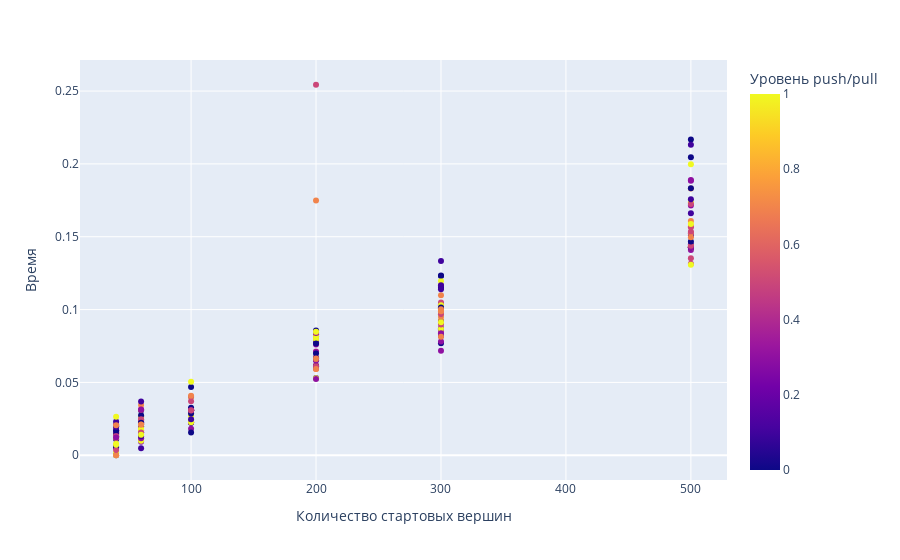

The notebook cell this image was saved under:
### Code cell
px.scatter(resume, x = 'Количество стартовых вершин', y = 'Время', color = 'Уровень push/pull')

### Figure 1 — Plotly figure (JSON) as saved in the notebook; plotly's stock layout.template omitted (floating-point values rounded to 4 significant figures; data arrays with more than 128 entries replaced by an {"elided": "..."} marker saying what was removed)
{"data": [{"hovertemplate": "Количество стартовых вершин=%{x}<br>Время=%{y}<br>Уровень push/pull=%{marker.color}<extra></extra>", "legendgroup": "", "marker": {"color": {"elided": "252 float values"}, "coloraxis": "coloraxis", "symbol": "circle"}, "mode": "markers", "name": "", "orientation": "v", "showlegend": false, "type": "scatter", "x": {"elided": "252 int values"}, "xaxis": "x", "y": {"elided": "252 float values"}, "yaxis": "y"}], "layout": {"coloraxis": {"colorbar": {"title": {"text": "Уровень push/pull"}}, "colorscale": [[0, "#0d0887"], [0.1111, "#46039f"], [0.2222, "#7201a8"], [0.3333, "#9c179e"], [0.4444, "#bd3786"], [0.5556, "#d8576b"], [0.6667, "#ed7953"], [0.7778, "#fb9f3a"], [0.8889, "#fdca26"], [1, "#f0f921"]]}, "legend": {"tracegroupgap": 0}, "margin": {"t": 60}, "xaxis": {"anchor": "y", "domain": [0, 1], "title": {"text": "Количество стартовых вершин"}}, "yaxis": {"anchor": "x", "domain": [0, 1], "title": {"text": "Время"}}}}
